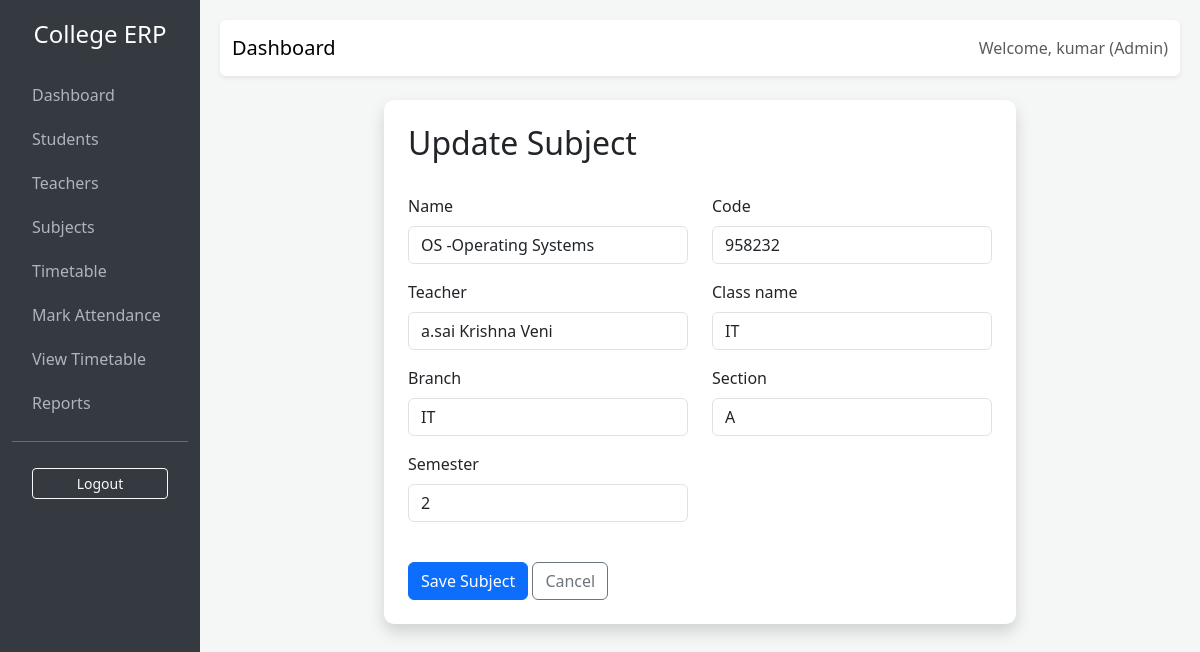
The page /subjects/update/1/ (signed in) on the database its author committed.
### attendance/models.py (models this page shows, shortened)
class User(AbstractUser):
    ROLE_CHOICES = (
        ('admin', 'Admin'),
        ('teacher', 'Teacher'),
        ('student', 'Student'),
    )
    role = models.CharField(max_length=10, choices=ROLE_CHOICES, default='admin')

class Subject(models.Model):
    name = models.CharField(max_length=100)
    code = models.CharField(max_length=20, unique=True)
    teacher = models.ForeignKey('Teacher', on_delete=models.SET_NULL, null=True, related_name='subjects')
    class_name = models.CharField(max_length=50, blank=True)
    section = models.CharField(max_length=10, blank=True)
    branch = models.CharField(max_length=50, blank=True)
    semester = models.IntegerField(default=1)

### attendance/views.py (the view)
# urls.py: path('subjects/update/<int:pk>/', views.subject_update, name='subject_update'),
@login_required
@user_passes_test(is_admin)
def subject_update(request, pk):
    subject = get_object_or_404(Subject, pk=pk)
    if request.method == 'POST':
        form = SubjectForm(request.POST, instance=subject)
        if form.is_valid():
            form.save()
            messages.success(request, 'Subject updated successfully!')
            return redirect('subject_list')
    else:
        form = SubjectForm(instance=subject)
    return render(request, 'attendance/subject_form.html', {'form': form, 'subject': subject})

### attendance/forms.py
class SubjectForm(forms.ModelForm):
    class Meta:
        model = Subject
        fields = ['name', 'code', 'teacher', 'class_name', 'branch', 'section', 'semester']
        widgets = {
            'name': forms.TextInput(attrs={'class': 'form-control'}),
            'code': forms.TextInput(attrs={'class': 'form-control'}),
            'teacher': forms.Select(attrs={'class': 'form-control'}),
            'class_name': forms.TextInput(attrs={'class': 'form-control'}),
            'branch': forms.TextInput(attrs={'class': 'form-control'}),
            'section': forms.TextInput(attrs={'class': 'form-control'}),
            'semester': forms.NumberInput(attrs={'class': 'form-control'}),
        }

### attendance/models.py (called while the page is built)
    def __str__(self):
        return self.user.get_full_name() or self.user.username

### attendance/views.py (called while the page is built)
def is_admin(user):
    return user.role == 'admin'

### attendance/templates/attendance/subject_form.html (shortened to what this page needs)
{% extends 'attendance/base.html' %}
{% block content %}
<div class="row justify-content-center">
    <div class="col-md-8">
        <div class="card p-4 shadow">
            <h2>{% if subject %}Update{% else %}Add New{% endif %} Subject</h2>
            <form method="post" class="mt-4">
                <div class="row">
                    {% for field in form %}
                    <div class="col-md-6 mb-3">
                        <label class="form-label">{{ field.label }}</label>
                        {{ field }}
                    </div>
                    {% endfor %}
                </div>
                <div class="mt-4">
                    <button type="submit" class="btn btn-primary">Save Subject</button>
                    <a href="{% url 'subject_list' %}" class="btn btn-outline-secondary">Cancel</a>
                </div>
            </form>
        </div>
    </div>
</div>
{% endblock %}

### attendance/templates/attendance/base.html (shortened to what this page needs)
<!DOCTYPE html>
<html lang="en">
<head>
    <link href="https://cdn.jsdelivr.net/npm/bootstrap@5.3.0/dist/css/bootstrap.min.css" rel="stylesheet">
</head>
<body>
    <div class="container-fluid">
        <div class="row">
            <div class="col-md-2 sidebar d-none d-md-block">
                <h4 class="text-center mb-4">College ERP</h4>
                {% if user.is_authenticated %}
                <a href="{% url 'dashboard' %}" class="{% if request.resolver_match.url_name == 'dashboard' %}active{% endif %}">Dashboard</a>
                {% if user.role == 'admin' %}
                <a href="{% url 'student_list' %}" class="{% if request.resolver_match.url_name == 'student_list' %}active{% endif %}">Students</a>
                <a href="{% url 'teacher_list' %}" class="{% if request.resolver_match.url_name == 'teacher_list' %}active{% endif %}">Teachers</a>
                <a href="{% url 'subject_list' %}" class="{% if request.resolver_match.url_name == 'subject_list' %}active{% endif %}">Subjects</a>
                <a href="{% url 'timetable_list' %}" class="{% if request.resolver_match.url_name == 'timetable_list' %}active{% endif %}">Timetable</a>
                {% endif %}
                {% if user.role == 'teacher' or user.role == 'admin' %}
                <a href="{% url 'mark_attendance' %}" class="{% if request.resolver_match.url_name == 'mark_attendance' %}active{% endif %}">Mark Attendance</a>
                {% endif %}
                <a href="{% url 'timetable_list' %}" class="{% if request.resolver_match.url_name == 'timetable_list' %}active{% endif %}">View Timetable</a>
                <a href="{% url 'attendance_reports' %}" class="{% if request.resolver_match.url_name == 'attendance_reports' %}active{% endif %}">Reports</a>
                <hr>
                <form action="{% url 'logout' %}" method="post" style="padding: 10px 20px;">
                    <button type="submit" class="btn btn-outline-light btn-sm w-100">Logout</button>
                </form>
                {% else %}
                <a href="{% url 'login' %}">Login</a>
                {% endif %}
            </div>
            <div class="col-md-10 content">
                <nav class="navbar navbar-expand-lg navbar-light bg-white mb-4 rounded shadow-sm">
                    <div class="container-fluid">
                        <span class="navbar-brand">{% block title %}Dashboard{% endblock %}</span>
                        <div class="ms-auto">
                            {% if user.is_authenticated %}
                            <span class="text-muted">Welcome, {{ user.username }} ({{ user.role|title }})</span>
                            {% endif %}
                        </div>
                    </div>
                </nav>
                {% block content %}{% endblock %}
            </div>
        </div>
    </div>
</body>
</html>

### attendance/templates/attendance/base.html (style rules this page uses)
body { background-color: #f4f7f6; }
.sidebar { min-height: 100vh; background-color: #343a40; color: white; padding-top: 20px; }
.sidebar a { color: #adb5bd; text-decoration: none; padding: 10px 20px; display: block; }
.content { padding: 20px; }
.card { border: none; border-radius: 10px; box-shadow: 0 4px 6px rgba(0,0,0,0.1); }

### rows shown on the page
User: username "kumar", role "Admin"
Subject: form "OS -Operating Systems" "958232" "a.sai Krishna Veni" "IT" "IT" "A" "2"

### other values the page prints
{{ field.label }} "Name" "Code" "Teacher" "Class name" "Branch" "Section" "Semester"
